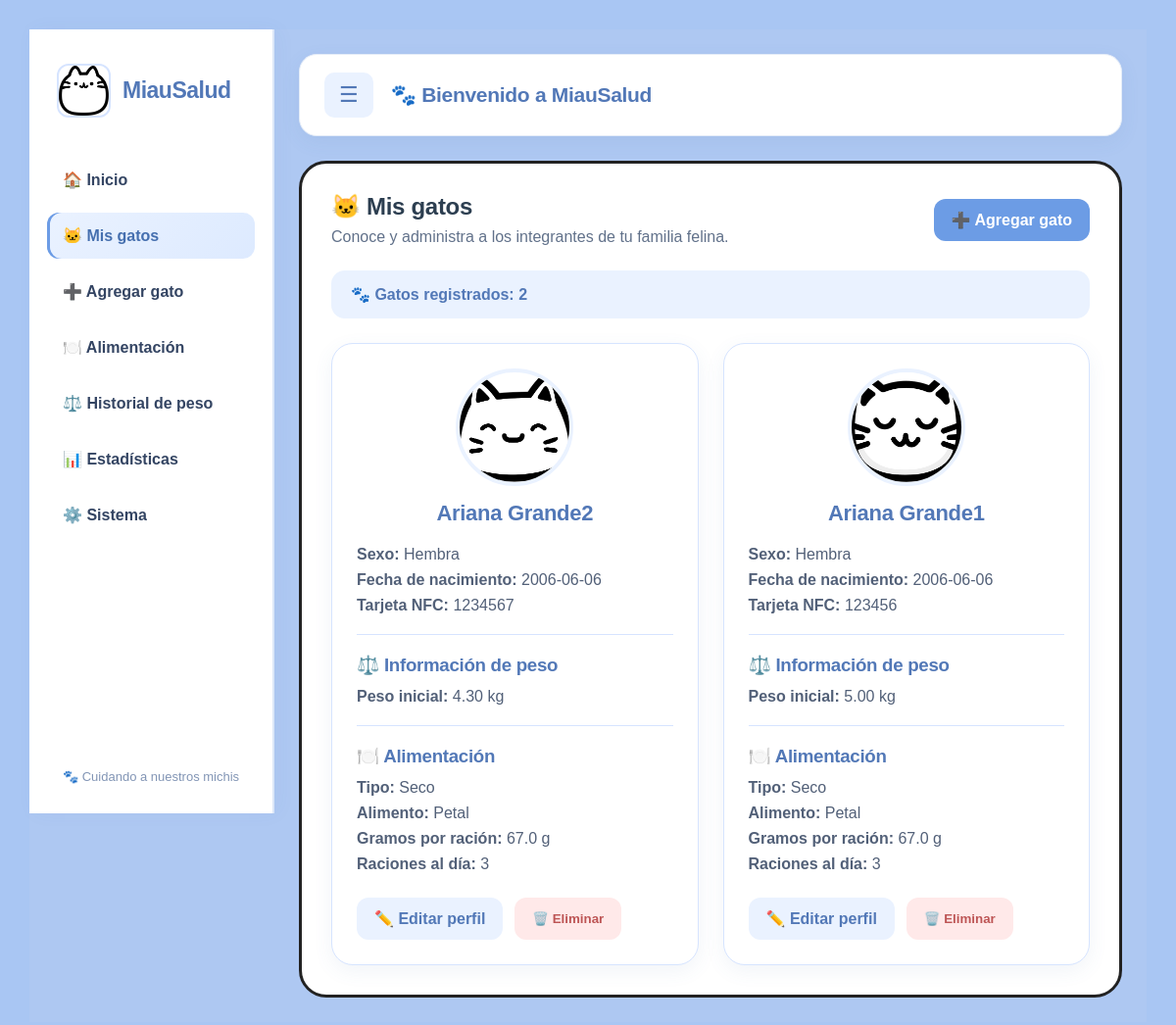
Before: /mis-gatos with the older database file.
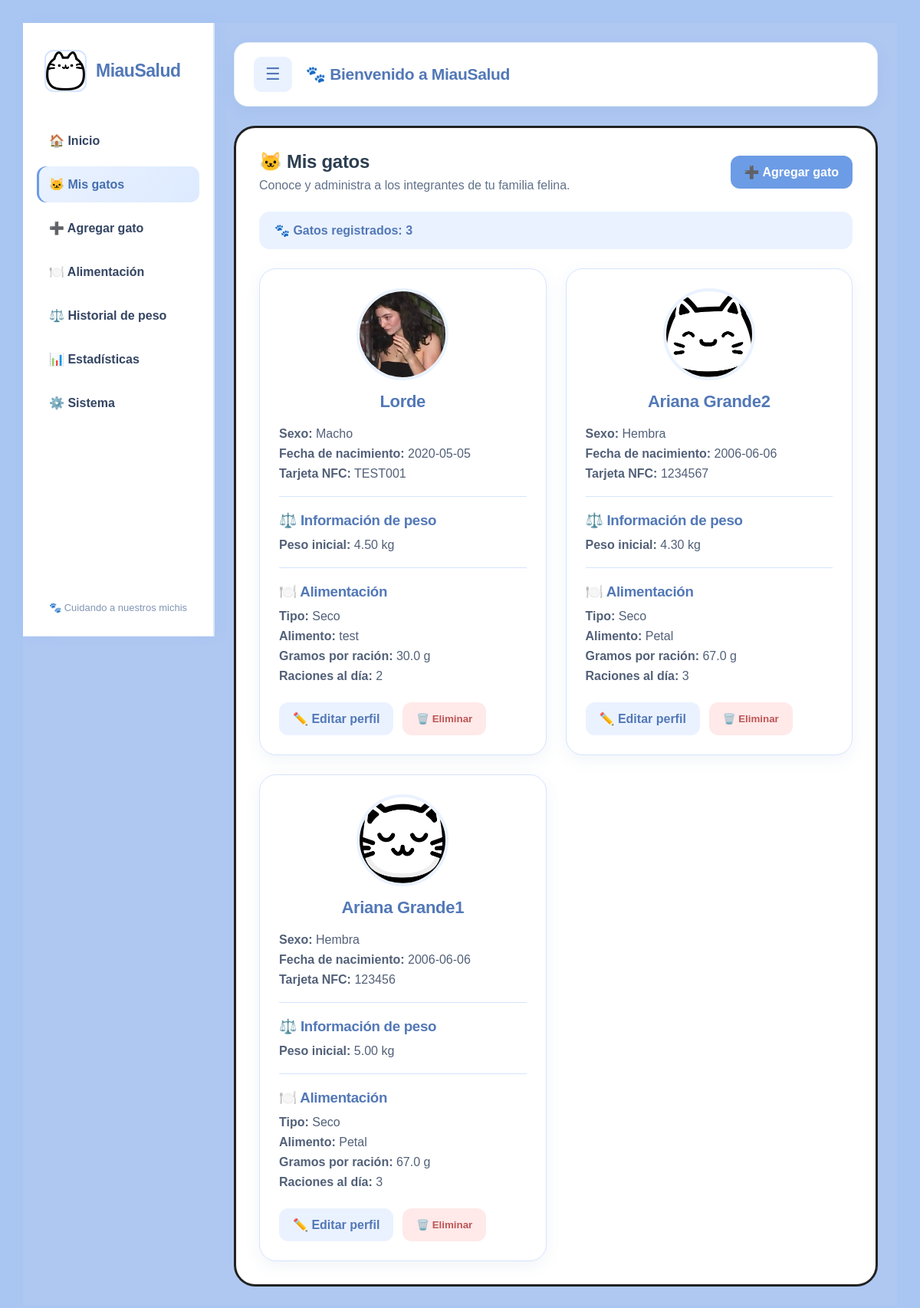
After: the same page with the newer database file.
### tables this page shows
CREATE TABLE gatos (

                id INTEGER PRIMARY KEY AUTOINCREMENT,

                nombre TEXT NOT NULL,

                uid_nfc TEXT UNIQUE,

                foto TEXT,

                fecha_registro DATETIME DEFAULT CURRENT_TIMESTAMP,

                activo INTEGER DEFAULT 1

            , fecha_nacimiento DATE, sexo TEXT, tipo_alimento TEXT, nombre_alimento TEXT, gramos_racion REAL, raciones_dia INTEGER, peso_inicial REAL);

### app.py (the view)
@app.route("/mis-gatos")
def mis_gatos():
    gatos = obtener_gatos()
    return render_template("mis_gatos.html", gatos=gatos)

### database/db.py (called while the page is built)
def conectar():
    conexion = sqlite3.connect(DB_PATH)
    conexion.execute("PRAGMA foreign_keys = ON")
    conexion.row_factory = sqlite3.Row
    return conexion

def obtener_gatos():
    with conectar() as conexion:
        return conexion.execute("""
            SELECT * FROM gatos
            WHERE activo = 1
            ORDER BY fecha_registro DESC
        """).fetchall()

### templates/mis_gatos.html (shortened to what this page needs)
{% extends "base.html" %}
{% block content %}
<div class="contenedor">
    <div class="encabezado-gatos">
        <div>
            <h1>🐱 Mis gatos</h1>
            <p>Conoce y administra a los integrantes de tu familia felina.</p>
        </div>
        <a href="/gatos" class="boton-agregar">
            ➕ Agregar gato
        </a>
    </div>
    <div class="resumen-gatos">
        🐾 Gatos registrados: {{ gatos|length }}
    </div>
    {% if gatos %}
    <div class="lista-gatos">
        {% for gato in gatos %}
        <article class="tarjeta gato-perfil">
            {% if gato["foto"] %}
                <img
                    src="{{ url_for('static', filename=gato['foto']) }}"
                    alt="Foto de {{ gato['nombre'] }}"
                    class="foto-perfil">
            {% else %}
                <div class="foto-placeholder">🐱</div>
            {% endif %}
            <h2>{{ gato["nombre"] }}</h2>
            <p>
                <strong>Sexo:</strong>
                {{ gato["sexo"] or "No registrado" }}
            </p>
            <p>
                <strong>Fecha de nacimiento:</strong>
                {{ gato["fecha_nacimiento"] or "No registrada" }}
            </p>
            <p>
                <strong>Tarjeta NFC:</strong>
                {{ gato["uid_nfc"] or "No asignada" }}
            </p>
            <hr>
            <h3>⚖️ Información de peso</h3>
            <p>
                <strong>Peso inicial:</strong>
                {% if gato["peso_inicial"] is not none %}
                    {{ "%.2f"|format(gato["peso_inicial"]) }} kg
                {% else %}
                    No registrado
                {% endif %}
            </p>
            <hr>
            <h3>🍽️ Alimentación</h3>
            <p>
                <strong>Tipo:</strong>
                {{ gato["tipo_alimento"] or "No registrado" }}
            </p>
            <p>
                <strong>Alimento:</strong>
                {{ gato["nombre_alimento"] or "No registrado" }}
            </p>
            <p>
                <strong>Gramos por ración:</strong>
                {{ gato["gramos_racion"] or 0 }} g
            </p>
            <p>
                <strong>Raciones al día:</strong>
                {{ gato["raciones_dia"] or 0 }}
            </p>
            <div class="acciones-gato">
                <a href="/editar-gato/{{ gato['id'] }}"
                   class="boton-editar">
                    ✏️ Editar perfil
                </a>
                <button
                    type="button"
                    class="boton-eliminar"
                    data-url="{{ url_for('eliminar_gato_ruta', gato_id=gato['id']) }}"
                    data-nombre="{{ gato['nombre'] }}"
                    onclick="abrirModalEliminar(this)">
                    🗑️ Eliminar
                </button>
            </div>
        </article>
        {% endfor %}
    </div>
    {% endif %}
</div>
{% endblock %}

### templates/base.html (shortened to what this page needs)
<!DOCTYPE html>
<html lang="es">
<head>
    <link rel="stylesheet"
          href="{{ url_for('static', filename='css/style.css') }}">
</head>
<body>
<div class="app-layout">
    <aside class="sidebar">
        <div class="sidebar-logo">
            <img src="{{ url_for('static', filename='img/gato1.jpg') }}"
                 alt="Logo MiauSalud">
            <h2>MiauSalud</h2>
        </div>
        <nav class="sidebar-menu">
            <a href="/" class="menu-item {% if request.path == '/' %}activo{% endif %}">
                🏠 Inicio
            </a>
            <a href="/mis-gatos"
               class="menu-item {% if request.path == '/mis-gatos' %}activo{% endif %}">
                🐱 Mis gatos
            </a>
            <a href="/gatos"
               class="menu-item {% if request.path == '/gatos' %}activo{% endif %}">
                ➕ Agregar gato
            </a>
            <a href="/alimentacion"
               class="menu-item {% if request.path == '/alimentacion' %}activo{% endif %}">
                🍽️ Alimentación
            </a>
            <a href="/historial-peso"
               class="menu-item {% if request.path == '/historial-peso' %}activo{% endif %}">
                ⚖️ Historial de peso
            </a>
            <a href="/estadisticas"
               class="menu-item {% if request.path == '/estadisticas' %}activo{% endif %}">
                📊 Estadísticas
            </a>
            <a href="/sistema"
               class="menu-item {% if request.path == '/sistema' %}activo{% endif %}">
                ⚙️ Sistema
            </a>
        </nav>
        <div class="sidebar-footer">
            🐾 Cuidando a nuestros michis
        </div>
    </aside>
    <main class="main-content">
        <header class="topbar">
            <button id="toggleMenu" class="menu-toggle" type="button">
                ☰
            </button>
            <h2>🐾 Bienvenido a MiauSalud</h2>
        </header>
        <section class="page-content">
            {% block content %}
            {% endblock %}
        </section>
    </main>
</div>
</body>
</html>

Changed rows visible on the page:
added gatos: foto (picture), nombre "Lorde", sexo "Macho", fecha_nacimiento "2020-05-05", uid_nfc "TEST001", peso_inicial "4.50", tipo_alimento "Seco", nombre_alimento "test", gramos_racion "30.0", raciones_dia "2"
Other visible differences:
{{ gatos|length }}: "2" → "3"
